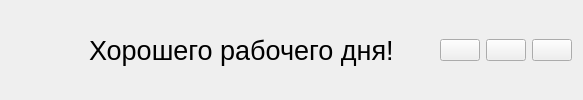
                    <widget class="QWidget" name="widget_2" native="true">
                        <layout class="QHBoxLayout" name="horizontalLayout_4">
                            <item>
                                <layout class="QVBoxLayout" name="verticalLayout_8">
                                    <item>
                                        <widget class="QPushButton" name="pushButton">
                                            <property name="maximumSize">
                                                <size>
                                                    <width>40</width>
                                                    <height>40</height>
                                                </size>
                                            </property>
                                            <property name="styleSheet">
                                                <string notr="true">border:none;
                                                </string>
                                            </property>
                                            <property name="text">
                                                <string/>
                                            </property>
                                            <property name="icon">
                                                <iconset resource="resourses.qrc">
                                                    <normaloff>
                                                        :/res/menu_24dp_FFFFFF_FILL0_wght400_GRAD0_opsz24.png
                                                    </normaloff>
                                                    :/res/menu_24dp_FFFFFF_FILL0_wght400_GRAD0_opsz24.png
                                                </iconset>
                                            </property>
                                            <property name="iconSize">
                                                <size>
                                                    <width>50</width>
                                                    <height>50</height>
                                                </size>
                                            </property>
                                            <property name="checkable">
                                                <bool>true</bool>
                                            </property>
                                            <property name="autoExclusive">
                                                <bool>true</bool>
                                            </property>
                                        </widget>
                                    </item>
                                </layout>
                            </item>
                            <item>
                                <spacer name="horizontalSpacer_5">
                                    <property name="orientation">
                                        <enum>Qt::Horizontal</enum>
                                    </property>
                                    <property name="sizeHint" stdset="0">
                                        <size>
                                            <width>40</width>
                                            <height>20</height>
                                        </size>
                                    </property>
                                </spacer>
                            </item>
                            <item>
                                <widget class="QLabel" name="label">
                                    <property name="font">
                                        <font>
                                            <pointsize>20</pointsize>
                                        </font>
                                    </property>
                                    <property name="text">
                                        <string>Хорошего рабочего дня!</string>
                                    </property>
                                </widget>
                            </item>
                            <item>
                                <spacer name="horizontalSpacer_2">
                                    <property name="orientation">
                                        <enum>Qt::Horizontal</enum>
                                    </property>
                                    <property name="sizeHint" stdset="0">
                                        <size>
                                            <width>40</width>
                                            <height>20</height>
                                        </size>
                                    </property>
                                </spacer>
                            </item>
                            <item>
                                <layout class="QHBoxLayout" name="horizontalLayout">
                                    <item>
                                        <widget class="QPushButton" name="pushButton_13">
                                            <property name="text">
                                                <string/>
                                            </property>
                                            <property name="icon">
                                                <iconset resource="resourses.qrc">
                                                    <normaloff>
                                                        :/res/remove_24dp_FFFFFF_FILL0_wght400_GRAD0_opsz24.png
                                                    </normaloff>
                                                    :/res/remove_24dp_FFFFFF_FILL0_wght400_GRAD0_opsz24.png
                                                </iconset>
                                            </property>
                                            <property name="checkable">
                                                <bool>true</bool>
                                            </property>
                                        </widget>
                                    </item>
                                    <item>
                                        <widget class="QPushButton" name="pushButton_22">
                                            <property name="text">
                                                <string/>
                                            </property>
                                            <property name="icon">
                                                <iconset resource="resourses.qrc">
                                                    <normaloff>
                                                        :/res/check_box_outline_blank_24dp_FFFFFF_FILL0_wght400_GRAD0_opsz24.png
                                                    </normaloff>
                                                    :/res/check_box_outline_blank_24dp_FFFFFF_FILL0_wght400_GRAD0_opsz24.png
                                                </iconset>
                                            </property>
                                            <property name="checkable">
                                                <bool>true</bool>
                                            </property>
                                        </widget>
                                    </item>
                                    <item>
                                        <widget class="QPushButton" name="pushButton_23">
                                            <property name="text">
                                                <string/>
                                            </property>
                                            <property name="icon">
                                                <iconset resource="resourses.qrc">
                                                    <normaloff>
                                                        :/res/close_24dp_FFFFFF_FILL0_wght400_GRAD0_opsz24.png
                                                    </normaloff>
                                                    :/res/close_24dp_FFFFFF_FILL0_wght400_GRAD0_opsz24.png
                                                </iconset>
                                            </property>
                                            <property name="checkable">
                                                <bool>true</bool>
                                            </property>
                                        </widget>
                                    </item>
                                </layout>
                            </item>
                        </layout>
                    </widget>
